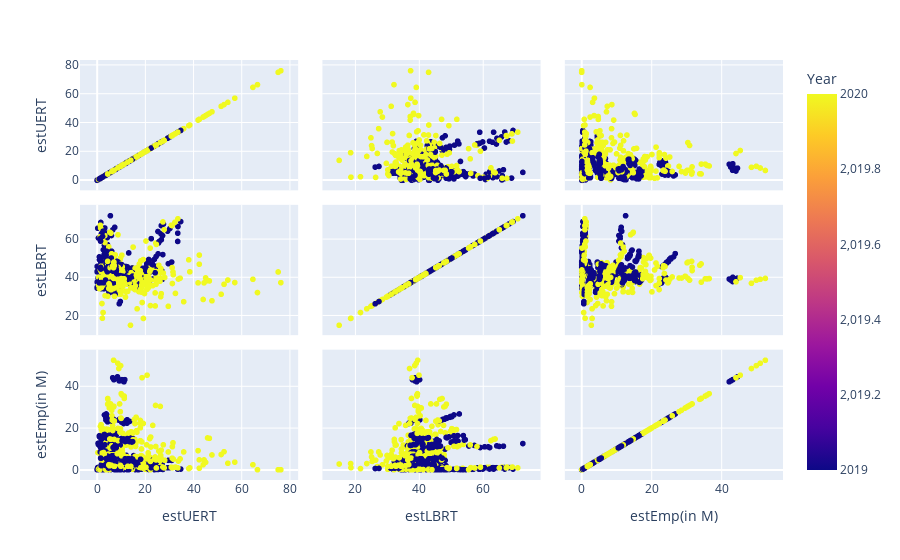

Here is the notebook cell this chart was saved with:
### Markdown cell above
- *When unemployment rates go up, the number of employed people tends to go down, showing an opposite relationship.*
- *The effect of year on unemployment in this dataset is clear from the correlation coeeficient.*

### Code cell
# Scatter matrix cosidering the employed and unemployed rates

fig = px.scatter_matrix(df, template='plotly',
                        dimensions=df.columns[3:6],
                        color=df.columns[1])
fig.show()

### Figure 1 — Plotly figure (JSON) as saved in the notebook; plotly's stock layout.template omitted (floating-point values rounded to 4 significant figures; data arrays with more than 128 entries replaced by an {"elided": "..."} marker saying what was removed)
{"data": [{"dimensions": [{"axis": {"matches": true}, "label": "estUERT", "values": {"elided": "740 float values"}}, {"axis": {"matches": true}, "label": "estLBRT", "values": {"elided": "740 float values"}}, {"axis": {"matches": true}, "label": "estEmp(in M)", "values": {"elided": "740 float values"}}], "hovertemplate": "%{xaxis.title.text}=%{x}<br>%{yaxis.title.text}=%{y}<br>Year=%{marker.color}<extra></extra>", "legendgroup": "", "marker": {"color": {"elided": "740 int values"}, "coloraxis": "coloraxis", "symbol": "circle"}, "name": "", "showlegend": false, "type": "splom"}], "layout": {"coloraxis": {"colorbar": {"title": {"text": "Year"}}, "colorscale": [[0, "#0d0887"], [0.1111, "#46039f"], [0.2222, "#7201a8"], [0.3333, "#9c179e"], [0.4444, "#bd3786"], [0.5556, "#d8576b"], [0.6667, "#ed7953"], [0.7778, "#fb9f3a"], [0.8889, "#fdca26"], [1, "#f0f921"]]}, "dragmode": "select", "legend": {"tracegroupgap": 0}, "margin": {"t": 60}}}
